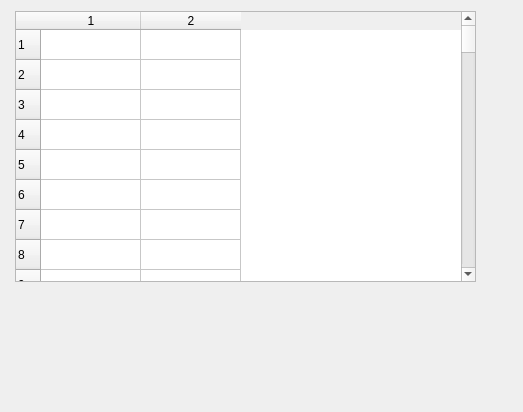
<?xml version="1.0" encoding="UTF-8"?>
<ui version="4.0">
 <class>wrongwords</class>
 <widget class="QDialog" name="wrongwords">
  <property name="geometry">
   <rect>
    <x>0</x>
    <y>0</y>
    <width>523</width>
    <height>412</height>
   </rect>
  </property>
  <property name="windowTitle">
   <string>Dialog</string>
  </property>
  <widget class="QListView" name="wrongwordsview">
   <property name="geometry">
    <rect>
     <x>15</x>
     <y>11</y>
     <width>461</width>
     <height>271</height>
    </rect>
   </property>
  </widget>
  <widget class="QTableWidget" name="wrongtable">
   <property name="geometry">
    <rect>
     <x>15</x>
     <y>11</y>
     <width>461</width>
     <height>271</height>
    </rect>
   </property>
   <property name="rowCount">
    <number>999</number>
   </property>
   <property name="columnCount">
    <number>2</number>
   </property>
   <row/>
   <row/>
   <row/>
   <row/>
   <row/>
   <row/>
   <row/>
   <row/>
   <row/>
   <row/>
   <row/>
   <row/>
   <row/>
   <row/>
   <row/>
   <row/>
   <row/>
   <row/>
   <row/>
   <row/>
   <row/>
   <row/>
   <row/>
   <row/>
   <row/>
   <row/>
   <row/>
   <row/>
   <row/>
   <row/>
   <row/>
   <row/>
   <row/>
   <row/>
   <row/>
   <row/>
   <row/>
   <row/>
   <row/>
   <row/>
   <row/>
   <row/>
   <row/>
   <row/>
   <row/>
   <row/>
   <row/>
   <row/>
   <row/>
   <row/>
   <row/>
   <row/>
   <row/>
   <row/>
   <row/>
   <row/>
   <row/>
   <row/>
   <row/>
   <row/>
   <row/>
   <row/>
   <row/>
   <row/>
   <row/>
   <row/>
   <row/>
   <row/>
   <row/>
   <row/>
   <row/>
   <row/>
   <row/>
   <row/>
   <row/>
   <row/>
   <row/>
   <row/>
   <row/>
   <row/>
   <row/>
   <row/>
   <row/>
   <row/>
   <row/>
   <row/>
   <row/>
   <row/>
   <row/>
   <row/>
   <row/>
   <row/>
   <row/>
   <row/>
   <row/>
   <row/>
   <row/>
   <row/>
   <row/>
   <row/>
   <row/>
   <row/>
   <row/>
   <row/>
   <row/>
   <row/>
   <row/>
   <row/>
   <row/>
   <row/>
   <row/>
   <row/>
   <row/>
   <row/>
   <row/>
   <row/>
   <row/>
   <row/>
   <row/>
   <row/>
   <row/>
   <row/>
   <row/>
   <row/>
   <row/>
   <row/>
   <row/>
   <row/>
   <row/>
   <row/>
   <row/>
   <row/>
   <row/>
   <row/>
   <row/>
   <row/>
   <row/>
   <row/>
   <row/>
   <row/>
   <row/>
   <row/>
   <row/>
   <row/>
   <row/>
   <row/>
   <row/>
   <row/>
   <row/>
   <row/>
   <row/>
   <row/>
   <row/>
   <row/>
   <row/>
   <row/>
   <row/>
   <row/>
   <row/>
   <row/>
   <row/>
   <row/>
   <row/>
   <row/>
   <row/>
   <row/>
   <row/>
   <row/>
   <row/>
   <row/>
   <row/>
   <row/>
   <row/>
   <row/>
   <row/>
   <row/>
   <row/>
   <row/>
   <row/>
   <row/>
   <row/>
   <row/>
   <row/>
   <row/>
   <row/>
   <row/>
   <row/>
   <row/>
   <row/>
   <row/>
   <row/>
   <row/>
   <row/>
   <row/>
   <row/>
   <row/>
   <row/>
   <row/>
   <row/>
   <row/>
   <row/>
   <row/>
   <row/>
   <row/>
   <row/>
   <row/>
   <row/>
   <row/>
   <row/>
   <row/>
   <row/>
   <row/>
   <row/>
   <row/>
   <row/>
   <row/>
   <row/>
   <row/>
   <row/>
   <row/>
   <row/>
   <row/>
   <row/>
   <row/>
   <row/>
   <row/>
   <row/>
   <row/>
   <row/>
   <row/>
   <row/>
   <row/>
   <row/>
   <row/>
   <row/>
   <row/>
   <row/>
   <row/>
   <row/>
   <row/>
   <row/>
   <row/>
   <row/>
   <row/>
   <row/>
   <row/>
   <row/>
   <row/>
   <row/>
   <row/>
   <row/>
   <row/>
   <row/>
   <row/>
   <row/>
   <row/>
   <row/>
   <row/>
   <row/>
   <row/>
   <row/>
   <row/>
   <row/>
   <row/>
   <row/>
   <row/>
   <row/>
   <row/>
   <row/>
   <row/>
   <row/>
   <row/>
   <row/>
   <row/>
   <row/>
   <row/>
   <row/>
   <row/>
   <row/>
   <row/>
   <row/>
   <row/>
   <row/>
   <row/>
   <row/>
   <row/>
   <row/>
   <row/>
   <row/>
   <row/>
   <row/>
   <row/>
   <row/>
   <row/>
   <row/>
   <row/>
   <row/>
   <row/>
   <row/>
   <row/>
   <row/>
   <row/>
   <row/>
   <row/>
   <row/>
   <row/>
   <row/>
   <row/>
   <row/>
   <row/>
   <row/>
   <row/>
   <row/>
   <row/>
   <row/>
   <row/>
   <row/>
   <row/>
   <row/>
   <row/>
   <row/>
   <row/>
   <row/>
   <row/>
   <row/>
   <row/>
   <row/>
   <row/>
   <row/>
   <row/>
   <row/>
   <row/>
   <row/>
   <row/>
   <row/>
   <row/>
   <row/>
   <row/>
   <row/>
   <row/>
   <row/>
   <row/>
   <row/>
   <row/>
   <row/>
   <row/>
   <row/>
   <row/>
   <row/>
   <row/>
   <row/>
   <row/>
   <row/>
   <row/>
   <row/>
   <row/>
   <row/>
   <row/>
   <row/>
   <row/>
   <row/>
   <row/>
   <row/>
   <row/>
   <row/>
   <row/>
   <row/>
   <row/>
   <row/>
   <row/>
   <row/>
   <row/>
   <row/>
   <row/>
   <row/>
   <row/>
   <row/>
   <row/>
   <row/>
   <row/>
   <row/>
   <row/>
   <row/>
   <row/>
   <row/>
   <row/>
   <row/>
   <row/>
   <row/>
   <row/>
   <row/>
   <row/>
   <row/>
   <row/>
   <row/>
   <row/>
   <row/>
   <row/>
   <row/>
   <row/>
   <row/>
   <row/>
   <row/>
   <row/>
   <row/>
   <row/>
   <row/>
   <row/>
   <row/>
   <row/>
   <row/>
   <row/>
   <row/>
   <row/>
   <row/>
   <row/>
   <row/>
   <row/>
   <row/>
   <row/>
   <row/>
   <row/>
   <row/>
   <row/>
   <row/>
   <row/>
   <row/>
   <row/>
   <row/>
   <row/>
   <row/>
   <row/>
   <row/>
   <row/>
   <row/>
   <row/>
   <row/>
   <row/>
   <row/>
   <row/>
   <row/>
   <row/>
   <row/>
   <row/>
   <row/>
   <row/>
   <row/>
   <row/>
   <row/>
   <row/>
   <row/>
   <row/>
   <row/>
   <row/>
   <row/>
   <row/>
   <row/>
   <row/>
   <row/>
   <row/>
   <row/>
   <row/>
   <row/>
   <row/>
   <row/>
   <row/>
   <row/>
   <row/>
   <row/>
   <row/>
   <row/>
   <row/>
   <row/>
   <row/>
   <row/>
   <row/>
   <row/>
   <row/>
   <row/>
   <row/>
   <row/>
   <row/>
   <row/>
   <row/>
   <row/>
   <row/>
   <row/>
   <row/>
   <row/>
   <row/>
   <row/>
   <row/>
   <row/>
   <row/>
   <row/>
   <row/>
   <row/>
   <row/>
   <row/>
   <row/>
   <row/>
   <row/>
   <row/>
   <row/>
   <row/>
   <row/>
   <row/>
   <row/>
   <row/>
   <row/>
   <row/>
   <row/>
   <row/>
   <row/>
   <row/>
   <row/>
   <row/>
   <row/>
   <row/>
   <row/>
   <row/>
   <row/>
   <row/>
   <row/>
   <row/>
   <row/>
   <row/>
   <row/>
   <row/>
   <row/>
   <row/>
   <row/>
   <row/>
   <row/>
   <row/>
   <row/>
   <row/>
   <row/>
   <row/>
   <row/>
   <row/>
   <row/>
   <row/>
   <row/>
   <row/>
   <row/>
   <row/>
   <row/>
   <row/>
   <row/>
   <row/>
   <row/>
   <row/>
   <row/>
   <row/>
   <row/>
   <row/>
   <row/>
   <row/>
   <row/>
   <row/>
   <row/>
   <row/>
   <row/>
   <row/>
   <row/>
   <row/>
   <row/>
   <row/>
   <row/>
   <row/>
   <row/>
   <row/>
   <row/>
   <row/>
   <row/>
   <row/>
   <row/>
   <row/>
   <row/>
   <row/>
   <row/>
   <row/>
   <row/>
   <row/>
   <row/>
   <row/>
   <row/>
   <row/>
   <row/>
   <row/>
   <row/>
   <row/>
   <row/>
   <row/>
   <row/>
   <row/>
   <row/>
   <row/>
   <row/>
   <row/>
   <row/>
   <row/>
   <row/>
   <row/>
   <row/>
   <row/>
   <row/>
   <row/>
   <row/>
   <row/>
   <row/>
   <row/>
   <row/>
   <row/>
   <row/>
   <row/>
   <row/>
   <row/>
   <row/>
   <row/>
   <row/>
   <row/>
   <row/>
   <row/>
   <row/>
   <row/>
   <row/>
   <row/>
   <row/>
   <row/>
   <row/>
   <row/>
   <row/>
   <row/>
   <row/>
   <row/>
   <row/>
   <row/>
   <row/>
   <row/>
   <row/>
   <row/>
   <row/>
   <row/>
   <row/>
   <row/>
   <row/>
   <row/>
   <row/>
   <row/>
   <row/>
   <row/>
   <row/>
   <row/>
   <row/>
   <row/>
   <row/>
   <row/>
   <row/>
   <row/>
   <row/>
   <row/>
   <row/>
   <row/>
   <row/>
   <row/>
   <row/>
   <row/>
   <row/>
   <row/>
   <row/>
   <row/>
   <row/>
   <row/>
   <row/>
   <row/>
   <row/>
   <row/>
   <row/>
   <row/>
   <row/>
   <row/>
   <row/>
   <row/>
   <row/>
   <row/>
   <row/>
   <row/>
   <row/>
   <row/>
   <row/>
   <row/>
   <row/>
   <row/>
   <row/>
   <row/>
   <row/>
   <row/>
   <row/>
   <row/>
   <row/>
   <row/>
   <row/>
   <row/>
   <row/>
   <row/>
   <row/>
   <row/>
   <row/>
   <row/>
   <row/>
   <row/>
   <row/>
   <row/>
   <row/>
   <row/>
   <row/>
   <row/>
   <row/>
   <row/>
   <row/>
   <row/>
   <row/>
   <row/>
   <row/>
   <row/>
   <row/>
   <row/>
   <row/>
   <row/>
   <row/>
   <row/>
   <row/>
   <row/>
   <row/>
   <row/>
   <row/>
   <row/>
   <row/>
   <row/>
   <row/>
   <row/>
   <row/>
   <row/>
   <row/>
   <row/>
   <row/>
   <row/>
   <row/>
   <row/>
   <row/>
   <row/>
   <row/>
   <row/>
   <row/>
   <row/>
   <row/>
   <row/>
   <row/>
   <row/>
   <row/>
   <row/>
   <row/>
   <row/>
   <row/>
   <row/>
   <row/>
   <row/>
   <row/>
   <row/>
   <row/>
   <row/>
   <row/>
   <row/>
   <row/>
   <row/>
   <row/>
   <row/>
   <row/>
   <row/>
   <row/>
   <row/>
   <row/>
   <row/>
   <row/>
   <row/>
   <row/>
   <row/>
   <row/>
   <row/>
   <row/>
   <row/>
   <row/>
   <row/>
   <row/>
   <row/>
   <row/>
   <row/>
   <row/>
   <row/>
   <row/>
   <row/>
   <row/>
   <row/>
   <row/>
   <row/>
   <row/>
   <row/>
   <row/>
   <row/>
   <row/>
   <row/>
   <row/>
   <row/>
   <row/>
   <row/>
   <row/>
   <row/>
   <row/>
   <row/>
   <row/>
   <row/>
   <row/>
   <row/>
   <row/>
   <row/>
   <row/>
   <row/>
   <row/>
   <row/>
   <row/>
   <row/>
   <row/>
   <row/>
   <row/>
   <row/>
   <row/>
   <row/>
   <row/>
   <row/>
   <row/>
   <row/>
   <row/>
   <row/>
   <row/>
   <row/>
   <row/>
   <row/>
   <row/>
   <row/>
   <row/>
   <row/>
   <row/>
   <row/>
   <row/>
   <row/>
   <row/>
   <row/>
   <row/>
   <row/>
   <row/>
   <row/>
   <row/>
   <row/>
   <row/>
   <row/>
   <row/>
   <row/>
   <row/>
   <row/>
   <row/>
   <row/>
   <row/>
   <row/>
   <row/>
   <row/>
   <row/>
   <row/>
   <row/>
   <row/>
   <row/>
   <row/>
   <row/>
   <row/>
   <row/>
   <row/>
   <row/>
   <row/>
   <row/>
   <row/>
   <row/>
   <row/>
   <row/>
   <row/>
   <row/>
   <row/>
   <row/>
   <row/>
   <row/>
   <row/>
   <row/>
   <row/>
   <row/>
   <row/>
   <row/>
   <row/>
   <row/>
   <row/>
   <row/>
   <row/>
   <row/>
   <row/>
   <row/>
   <row/>
   <row/>
   <row/>
   <row/>
   <row/>
   <row/>
   <row/>
   <row/>
   <row/>
   <row/>
   <row/>
   <row/>
   <row/>
   <row/>
   <row/>
   <row/>
   <row/>
   <row/>
   <row/>
   <row/>
   <row/>
   <row/>
   <row/>
   <row/>
   <row/>
   <row/>
   <row/>
   <row/>
   <row/>
   <row/>
   <row/>
   <row/>
   <row/>
   <row/>
   <row/>
   <row/>
   <row/>
   <row/>
   <row/>
   <row/>
   <row/>
   <row/>
   <row/>
   <row/>
   <row/>
   <row/>
   <row/>
   <row/>
   <row/>
   <row/>
   <row/>
   <row/>
   <row/>
   <row/>
   <row/>
   <row/>
   <row/>
   <row/>
   <row/>
   <row/>
   <row/>
   <row/>
   <row/>
   <row/>
   <row/>
   <row/>
   <row/>
   <row/>
   <row/>
   <row/>
   <row/>
   <row/>
   <row/>
   <row/>
   <row/>
   <row/>
   <row/>
   <row/>
   <row/>
   <row/>
   <row/>
   <row/>
   <row/>
   <row/>
   <row/>
   <column/>
   <column/>
  </widget>
 </widget>
 <resources/>
 <connections/>
</ui>
